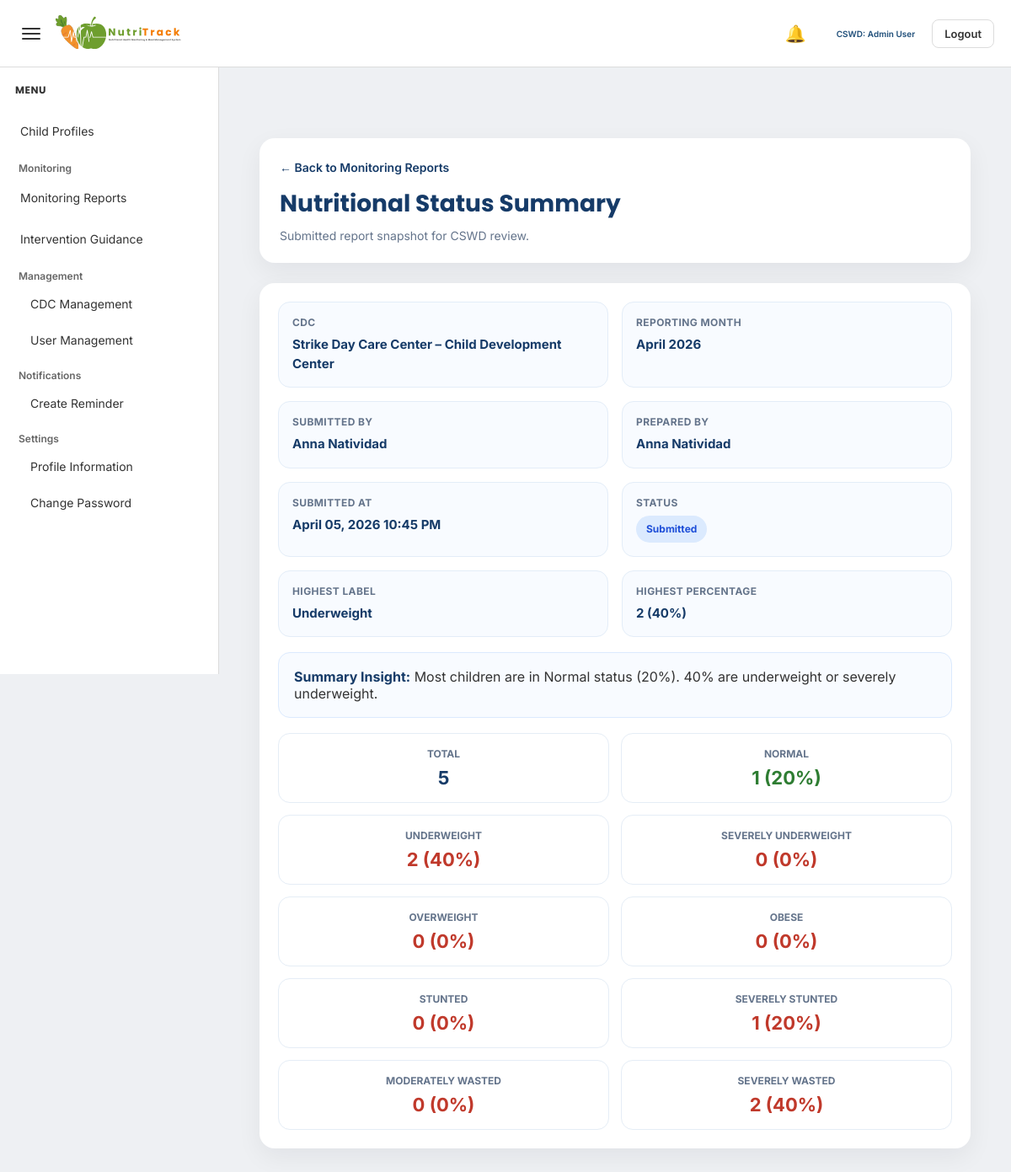
/admin/view_nutritional_status_summary_report.php?id=6 (signed in), run on the app's committed database.
### tables this page shows
CREATE TABLE `submitted_reports` (
  `submitted_report_id` int(11) NOT NULL,
  `report_type` varchar(100) NOT NULL,
  `cdc_id` int(11) NOT NULL,
  `submitted_by` int(11) NOT NULL,
  `date_from` date DEFAULT NULL,
  `date_to` date DEFAULT NULL,
  `submitted_at` datetime NOT NULL DEFAULT current_timestamp(),
  `status` varchar(50) NOT NULL DEFAULT 'submitted',
  `report_payload` longtext NOT NULL
);

CREATE TABLE `cdc` (
  `cdc_id` int(11) NOT NULL,
  `cdc_name` varchar(100) DEFAULT NULL,
  `barangay` varchar(100) DEFAULT NULL,
  `address` text DEFAULT NULL,
  `status` varchar(20) DEFAULT 'Active',
  `created_at` timestamp NOT NULL DEFAULT current_timestamp()
);

### admin/view_nutritional_status_summary_report.php (the view, shortened to what this page needs)
<?php
include '../config/database.php';
function h($value)
{
    return htmlspecialchars((string)$value, ENT_QUOTES, 'UTF-8');
}
function safe_value($value, $fallback = 'N/A')
{
    return (isset($value) && trim((string)$value) !== '') ? $value : $fallback;
}
function format_datetime_value($date, $fallback = 'N/A')
{
    $timestamp = strtotime($date);
    return date('F d, Y h:i A', $timestamp);
}
$submitted_report_id = (int) $_GET['id'];
$report_sql = "
    SELECT
        sr.submitted_report_id,
        sr.report_type,
        sr.cdc_id,
        sr.submitted_by,
        sr.date_from,
        sr.date_to,
        sr.submitted_at,
        sr.status,
        sr.report_payload,
        c.cdc_name,
        c.barangay,
        c.address AS cdc_address,
        CONCAT(
            COALESCE(u.first_name, ''),
            CASE
                WHEN u.first_name IS NOT NULL AND u.first_name != '' AND u.last_name IS NOT NULL AND u.last_name != '' THEN ' '
                ELSE ''
            END,
            COALESCE(u.last_name, '')
        ) AS submitted_by_name
    FROM submitted_reports sr
    INNER JOIN cdc c ON sr.cdc_id = c.cdc_id
    INNER JOIN users u ON sr.submitted_by = u.user_id
    WHERE sr.submitted_report_id = ?
    LIMIT 1
";
$stmt_report = mysqli_prepare($conn, $report_sql);
mysqli_stmt_bind_param($stmt_report, "i", $submitted_report_id);
mysqli_stmt_execute($stmt_report);
$result_report = mysqli_stmt_get_result($stmt_report);
$report = mysqli_fetch_assoc($result_report);
$payload = json_decode($report['report_payload'], true);
$rows = [];
if (isset($payload['submitted_rows']) && is_array($payload['submitted_rows'])) {
    $rows = $payload['submitted_rows'];
}
$summary_row = !empty($rows) && isset($rows[0]) && is_array($rows[0]) ? $rows[0] : [];
$prepared_by = safe_value($payload['prepared_by'] ?? '', $report['submitted_by_name']);
$reporting_month = safe_value($payload['reporting_month'] ?? '', 'N/A');
$reporting_month_display = safe_value($payload['reporting_month_display'] ?? '', $reporting_month);
$summary_text = safe_value($payload['summary_text'] ?? '', 'N/A');
$highest_label = safe_value($payload['highest_label'] ?? '', 'N/A');
$highest_value = isset($payload['highest_value']) ? $payload['highest_value'] : 'N/A';
$highest_pct = isset($payload['highest_pct']) ? $payload['highest_pct'] : 'N/A';
$total = isset($summary_row['total']) ? $summary_row['total'] : 0;
$normal = isset($summary_row['normal']) ? $summary_row['normal'] : 0;
$normal_pct = isset($summary_row['normal_pct']) ? $summary_row['normal_pct'] : 0;
$underweight = isset($summary_row['underweight']) ? $summary_row['underweight'] : 0;
$underweight_pct = isset($summary_row['underweight_pct']) ? $summary_row['underweight_pct'] : 0;
$severely_underweight = isset($summary_row['severely_underweight']) ? $summary_row['severely_underweight'] : 0;
$severely_underweight_pct = isset($summary_row['severely_underweight_pct']) ? $summary_row['severely_underweight_pct'] : 0;
$overweight = isset($summary_row['overweight']) ? $summary_row['overweight'] : 0;
$overweight_pct = isset($summary_row['overweight_pct']) ? $summary_row['overweight_pct'] : 0;
$obese = isset($summary_row['obese']) ? $summary_row['obese'] : 0;
$obese_pct = isset($summary_row['obese_pct']) ? $summary_row['obese_pct'] : 0;
$stunted = isset($summary_row['stunted']) ? $summary_row['stunted'] : 0;
$stunted_pct = isset($summary_row['stunted_pct']) ? $summary_row['stunted_pct'] : 0;
$severely_stunted = isset($summary_row['severely_stunted']) ? $summary_row['severely_stunted'] : 0;
$severely_stunted_pct = isset($summary_row['severely_stunted_pct']) ? $summary_row['severely_stunted_pct'] : 0;
$moderately_wasted = isset($summary_row['moderately_wasted']) ? $summary_row['moderately_wasted'] : 0;
$moderately_wasted_pct = isset($summary_row['moderately_wasted_pct']) ? $summary_row['moderately_wasted_pct'] : 0;
$severely_wasted = isset($summary_row['severely_wasted']) ? $summary_row['severely_wasted'] : 0;
$severely_wasted_pct = isset($summary_row['severely_wasted_pct']) ? $summary_row['severely_wasted_pct'] : 0;
$status = strtolower(trim((string)$report['status']));
$status_class = 'status-default';
if ($status === 'submitted') {
    $status_class = 'status-submitted';
} elseif ($status === 'reviewed') {
    $status_class = 'status-reviewed';
} elseif ($status === 'approved') {
    $status_class = 'status-approved';
} elseif ($status === 'returned') {
    $status_class = 'status-returned';
}
?>
<!DOCTYPE html>
<html lang="en">
<head>
    <link rel="stylesheet" href="../assets/admin-style.css">
</head>
<body>
<?php include '../includes/admin_topbar.php'; ?>
<?php include '../includes/admin_sidebar.php'; ?>
<div class="main-content" id="mainContent">
    <div class="report-view-wrapper">
        <div class="report-header-card">
            <a href="monitoring_reports.php" class="back-link">← Back to Monitoring Reports</a>
            <div class="report-header">
                <h1>Nutritional Status Summary</h1>
                <p>Submitted report snapshot for CSWD review.</p>
            </div>
        </div>
        <div class="summary-card">
            <div class="summary-grid">
                <div class="summary-item">
                    <div class="summary-label">CDC</div>
                    <div class="summary-value"><?php echo h(safe_value($payload['cdc_name'] ?? '', $report['cdc_name'])); ?></div>
                </div>
                <div class="summary-item">
                    <div class="summary-label">Reporting Month</div>
                    <div class="summary-value"><?php echo h($reporting_month_display); ?></div>
                </div>
                <div class="summary-item">
                    <div class="summary-label">Submitted By</div>
                    <div class="summary-value"><?php echo h(safe_value($report['submitted_by_name'])); ?></div>
                </div>
                <div class="summary-item">
                    <div class="summary-label">Prepared By</div>
                    <div class="summary-value"><?php echo h($prepared_by); ?></div>
                </div>
                <div class="summary-item">
                    <div class="summary-label">Submitted At</div>
                    <div class="summary-value"><?php echo h(format_datetime_value($report['submitted_at'])); ?></div>
                </div>
                <div class="summary-item">
                    <div class="summary-label">Status</div>
                    <div class="summary-value">
                        <span class="status-badge <?php echo h($status_class); ?>">
                            <?php echo h(safe_value($report['status'])); ?>
                        </span>
                    </div>
                </div>
                <div class="summary-item">
                    <div class="summary-label">Highest Label</div>
                    <div class="summary-value"><?php echo h($highest_label); ?></div>
                </div>
                <div class="summary-item">
                    <div class="summary-label">Highest Percentage</div>
                    <div class="summary-value"><?php echo h($highest_value); ?> (<?php echo h($highest_pct); ?>%)</div>
                </div>
            </div>
            <div class="highlight-box">
                <strong>Summary Insight:</strong>
                <?php echo h($summary_text); ?>
            </div>
            <div class="status-summary-grid">
                <div class="status-summary-card">
                    <div class="status-summary-title">Total</div>
                    <div class="status-summary-value"><?php echo h($total); ?></div>
                </div>
                <div class="status-summary-card">
                    <div class="status-summary-title">Normal</div>
                    <div class="status-summary-value status-normal"><?php echo h($normal); ?> (<?php echo h($normal_pct); ?>%)</div>
                </div>
                <div class="status-summary-card">
                    <div class="status-summary-title">Underweight</div>
                    <div class="status-summary-value status-alert"><?php echo h($underweight); ?> (<?php echo h($underweight_pct); ?>%)</div>
                </div>
                <div class="status-summary-card">
                    <div class="status-summary-title">Severely Underweight</div>
                    <div class="status-summary-value status-alert"><?php echo h($severely_underweight); ?> (<?php echo h($severely_underweight_pct); ?>%)</div>
                </div>
                <div class="status-summary-card">
                    <div class="status-summary-title">Overweight</div>
                    <div class="status-summary-value status-alert"><?php echo h($overweight); ?> (<?php echo h($overweight_pct); ?>%)</div>
                </div>
                <div class="status-summary-card">
                    <div class="status-summary-title">Obese</div>
                    <div class="status-summary-value status-alert"><?php echo h($obese); ?> (<?php echo h($obese_pct); ?>%)</div>
                </div>
                <div class="status-summary-card">
                    <div class="status-summary-title">Stunted</div>
                    <div class="status-summary-value status-alert"><?php echo h($stunted); ?> (<?php echo h($stunted_pct); ?>%)</div>
                </div>
                <div class="status-summary-card">
                    <div class="status-summary-title">Severely Stunted</div>
                    <div class="status-summary-value status-alert"><?php echo h($severely_stunted); ?> (<?php echo h($severely_stunted_pct); ?>%)</div>
                </div>
                <div class="status-summary-card">
                    <div class="status-summary-title">Moderately Wasted</div>
                    <div class="status-summary-value status-alert"><?php echo h($moderately_wasted); ?> (<?php echo h($moderately_wasted_pct); ?>%)</div>
                </div>
                <div class="status-summary-card">
                    <div class="status-summary-title">Severely Wasted</div>
                    <div class="status-summary-value status-alert"><?php echo h($severely_wasted); ?> (<?php echo h($severely_wasted_pct); ?>%)</div>
                </div>
            </div>
        </div>
    </div>
</div>
</body>
</html>

### assets/admin-style.css (style rules this page uses)
* { box-sizing:border-box; margin:0; padding:0; }
:root { --page-bg:#eef0f3; --card-bg:#ffffff; --text-color:#333333; --muted-text:#666666; --border-color:#dcdcdc; --input-bg:#ffffff; --input-border:#cfcfcf; --readonly-bg:#f5f5f5; --hover-bg:#edf3f8; --active-bg:#dbe7f3; --accent:#1F4E79; --secondary:#2E7D32; --alert:#C0392B; --warning:#E67E22; --table-head:#f7f7f7; --blue-soft:#cfdff1; --green-soft:#dce6da; --red-soft:#eadcdc; --orange-soft:#f4e2d3; }
body { background:var(--page-bg); font-family:'Inter', sans-serif; color:var(--text-color); }
a { text-decoration:none; }
.main-content { margin-left:260px; padding:140px 24px 24px; transition:margin-left 0.25s ease; }
.summary-grid { display:grid; grid-template-columns:repeat(3, 1fr); gap:18px; }
@media (max-width: 1200px) { .summary-grid { grid-template-columns:repeat(2, 1fr); } }

### admin/view_nutritional_status_summary_report.php (style rules this page uses)
.report-view-wrapper { padding: 24px; }
.report-header-card, .summary-card, .table-card { background: #ffffff; border-radius: 18px; box-shadow: 0 10px 30px rgba(15, 23, 42, 0.06); margin-bottom: 24px; }
.report-header-card { padding: 24px; }
.back-link { display: inline-flex; align-items: center; gap: 8px; text-decoration: none; color: #163b68; font-size: 14px; font-weight: 600; margin-bottom: 14px; }
.report-header h1 { margin: 0; font-family: 'Poppins', sans-serif; font-size: 28px; font-weight: 700; color: #163b68; }
.report-header p { margin: 8px 0 0; font-size: 14px; color: #64748b; }
.summary-card { padding: 22px; }
.summary-grid { display: grid; grid-template-columns: repeat(4, minmax(180px, 1fr)); gap: 16px; }
.summary-item { background: #f8fbff; border: 1px solid #e3edf8; border-radius: 14px; padding: 16px; }
.summary-label { font-size: 12px; font-weight: 700; color: #64748b; text-transform: uppercase; letter-spacing: 0.4px; margin-bottom: 8px; }
.summary-value { font-size: 15px; font-weight: 700; color: #163b68; line-height: 1.5; }
.status-summary-grid { display: grid; grid-template-columns: repeat(5, minmax(160px, 1fr)); gap: 14px; margin-top: 18px; }
.status-summary-card { background: #ffffff; border: 1px solid #e5edf6; border-radius: 14px; padding: 16px; text-align: center; }
.status-summary-title { font-size: 12px; font-weight: 700; color: #64748b; text-transform: uppercase; margin-bottom: 8px; }
.status-summary-value { font-size: 22px; font-weight: 700; color: #163b68; }
.status-normal { color: #2E7D32; font-weight: 700; }
.status-alert { color: #C0392B; font-weight: 700; }
.record-count, .status-badge { display: inline-flex; align-items: center; justify-content: center; padding: 7px 12px; border-radius: 999px; font-size: 12px; font-weight: 700; white-space: nowrap; }
.status-badge { text-transform: capitalize; }
.status-submitted { background: #dbeafe; color: #1d4ed8; }
.highlight-box { margin-top: 18px; background: #f8fbff; border: 1px solid #dbeafe; border-radius: 14px; padding: 18px; }
.highlight-box strong { color: #163b68; }
@media (max-width: 1200px) { .summary-grid, .status-summary-grid { grid-template-columns: repeat(2, minmax(180px, 1fr)); } }

### data on the page
submitted_reports: cdc.cdc_name "Strike Day Care Center – Child Development Center", report_payload "April 2026", submitted_at "April 05, 2026 10:45 PM", status "Submitted", report_payload "Underweight", report_payload "2", report_payload "40", report_payload "Most children are in Normal status (20%). 40% are underweight or severely underweight.", report_payload "5", report_payload "1", report_payload "20", report_payload "0"

### other printed values
$admin_full_name "Admin User"
safe_value($report['submitted_by_name']) "Anna Natividad"
$prepared_by "Anna Natividad"
